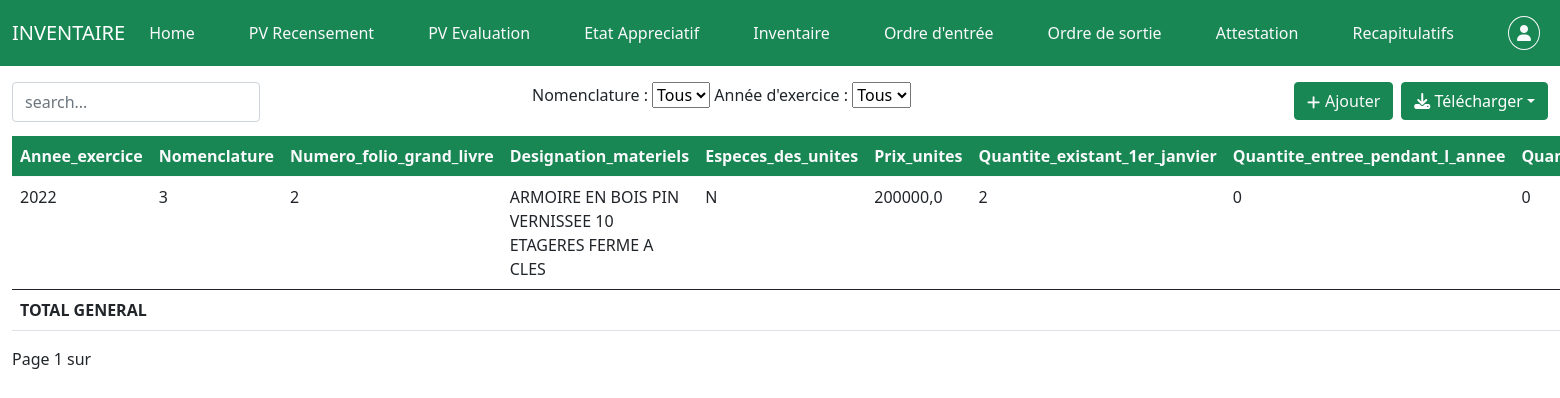
The app's page /inventaire/1 (signed in) with its own data.
### patrimoine/models.py (models this page shows, shortened)
class Inventaire(models.Model):
    Budget = models.CharField(max_length=50, blank=True, null=True)
    imputation_administrative = models.CharField(max_length=50, blank=True, null=True)
    Designation_du_chapitre = models.CharField(max_length=100, blank=True, null=True)
    libelle_article = models.CharField(max_length=100, blank=True, null=True)
    Nom_et_qualite_du_recenseur = models.CharField(max_length=100, blank=True, null=True)
    Nom_et_qualite_du_depositaire_comptable = models.CharField(max_length=250, blank=True, null=True)
    Service = models.ForeignKey(Service, on_delete=models.CASCADE)
    Annee_exercice = models.CharField(max_length=10)
    Nomenclature = models.IntegerField()
    Numero_folio_grand_livre = models.IntegerField()
    Designation_materiels = models.CharField(max_length=250)
    Especes_des_unites = models.CharField(max_length=10)
    Prix_de_l_unite = models.FloatField(default=0.00)
    Quantite_existant_1er_janvier = models.IntegerField(default=0)
    Quantite_entree_pendant_l_annee = models.IntegerField(default=0)
    Quantite_sortie_pendant_l_annee = models.IntegerField(default=0)
    Quantite_reste_31_decembre = models.IntegerField(default=0)
    Decompte = models.FloatField(default=0.00)
    Observation = models.CharField(max_length=250)

### patrimoine/views.py (the view)
# urls.py: path('inventaire/<int:service_id>', Inventaire_table, name="inventaire"),
@login_required
def Inventaire_table(request, service_id):
    service = get_object_or_404(Service, id=service_id)
    inventaires = Inventaire.objects.filter(Service=service)
    selected_nomenclature = request.GET.get('nomenclature')
    selected_annee_exercice = request.GET.get('annee_exercice')
    if selected_nomenclature:
        inventaires = inventaires.filter(Nomenclature=selected_nomenclature)
    if selected_annee_exercice:
        inventaires = inventaires.filter(Annee_exercice=selected_annee_exercice)
    paginator = Paginator(inventaires, 2)
    page_number = request.GET.get('page')
    page_obj = paginator.get_page(page_number)
    recap = inventaires.values('Nomenclature').annotate(
        decompte=Sum('Decompte'),
    ).order_by('Nomenclature')
    Total_general = {
        'total_decompte': recap.aggregate(Sum('decompte'))['decompte__sum'] or 0,
    }
    context = {
        "inventaires": inventaires,
        "recap": recap,
        "Total_general": Total_general,
        "selected_nomenclature": selected_nomenclature,
        "selected_annee_exercice": selected_annee_exercice,
        "service": service,
        "page_obj": page_obj,
    }
    return render(request, "patrimoine/inventaire.html", context)

### patrimoine/templates/patrimoine/inventaire.html (shortened to what this page needs)
{% load static %}
<!DOCTYPE html>
<html lang="en">
<head>
  <link rel="stylesheet" href="{% static 'patrimoine/css/all.min.css' %}">
  <link rel="stylesheet" href="{% static 'patrimoine/css/bootstrap.min.css' %}">
</head>
<body class="d-flex flex-column min-vh-100">
    <nav class="navbar navbar-expand-lg navbar-dark bg-success">
        <div class="container-fluid">
            <a class="navbar-brand" href="#">
                INVENTAIRE
            </a>
            <div class="collapse navbar-collapse" id="navbar1">
                <ul class="navbar-nav me-auto">
                    <li class="nav-item">
                      <a class="nav-link text-light" href="{% url 'afficher_regions' %}">Home</a>
                    </li>
                </ul>
                <ul class="navbar-nav me-auto">
                    <li class="nav-item">
                      <a class="nav-link text-light" href="{% url 'pv_recensement' service.id %}">PV Recensement</a>
                    </li>
                </ul>
                <ul class="navbar-nav me-auto">
                    <li class="nav-item">
                      <a class="nav-link text-light" href="{% url 'pv_evaluation' service.id %}">PV Evaluation</a>
                    </li>
                </ul>
                <ul class="navbar-nav me-auto">
                    <li class="nav-item">
                      <a class="nav-link text-light" href="{% url 'etat_appreciatif' service.id %}">Etat Appreciatif</a>
                    </li>
                </ul>
                <ul class="navbar-nav me-auto">
                    <li class="nav-item">
                      <a class="nav-link text-light" href="{% url 'inventaire' service.id %}">Inventaire</a>
                    </li>
                </ul>
                <ul class="navbar-nav me-auto">
                    <li class="nav-item">
                      <a class="nav-link text-light" href="{% url 'ordre_entree' service.id %}">Ordre d'entrée</a>
                    </li>
                </ul>
                <ul class="navbar-nav me-auto">
                    <li class="nav-item">
                      <a class="nav-link text-light" href="{% url 'ordre_sortie' service.id %}">Ordre de sortie</a>
                    </li>
                </ul>
                <ul class="navbar-nav me-auto">
                    <li class="nav-item">
                      <a class="nav-link text-light" href="{% url 'attestation' service.id %}">Attestation</a>
                    </li>
                </ul>
                <ul class="navbar-nav me-auto">
                    <li class="nav-item">
                      <a class="nav-link text-light" href="{% url 'recapitulatif_inventaire' service.id %}">Recapitulatifs</a>
                    </li>
                </ul>
                {% if user.is_authenticated %}
                <ul class="navbar-nav">
                    <li class="nav-item">
                      <a class="nav-link text-light" href="{% url 'logout' %}" data-bs-toggle="popover" data-bs-trigger="hover" data-bs-content="Se deconnecter"><i class="fas fa-user p-2" style="padding: 2px; border:1px solid; border-radius: 50%;"></i></a>
                    </li>
                </ul>
                {% endif %}
            </div>
        </div>
    </nav>
<div class="container-fluid mt-3">
    <div class="bar row d-flex flex-row">
        <div class="filter col d-flex flex-row" style="height: 5vh;">
            <input type="text" class="form-control" style="width: 50%; height: 5vh; margin-right: 5px;" id="Search" placeholder="search..." name="search">
        </div>
        <div class="col d-flex flex-row">
          <form method="get" action="" id="global-filters-form">
            <label for="nomenclature">Nomenclature :</label>
            <select name="nomenclature" id="nomenclature" onchange="document.getElementById('global-filters-form').submit();">
                <option value="">Tous</option>
            </select>
            <label for="annee_exercice">Année d'exercice :</label>
            <select name="annee_exercice" id="annee_exercice" onchange="document.getElementById('global-filters-form').submit();">
                <option value="">Tous</option>
            </select>
        </form>
        </div>
        <div class=" col bouton me-auto d-flex justify-content-end align-items-right">
            <a class="btn btn-success text-light mb-3 me-2" href="{% url 'ajout_inventaire' service.id %}">Ajouter</a>
            <form method="get" action="{% url 'export_inventaire' service.id %}">
              <div class="dropdown">
                  <button class="btn btn-success dropdown-toggle" data-bs-toggle="dropdown"><i class="fas fa-download"></i> Télécharger</button>
              </div>
          </form>
        </div>
    </div>
    <table class="table table-hover table-reponsive">
      <thead>
        <tr class="bg-success text-light">
          <th>Annee_exercice</th>
          <th>Nomenclature</th>
          <th>Numero_folio_grand_livre</th>
          <th>Designation_materiels</th>
          <th>Especes_des_unites</th>
          <th>Prix_unites</th>
          <th>Quantite_existant_1er_janvier</th>
          <th>Quantite_entree_pendant_l_annee</th>
          <th>Quantite_sortie_pendant_l_annee</th>
        </tr>
      </thead>
    <tbody id="tbody">
            {% for inventaire in inventaires %}
                <tr id="liste" class="table-bordered">
                    <td> {{ inventaire.Annee_exercice }} </td>
                    <td>{{ inventaire.Nomenclature }}</td>
                    <td>{{ inventaire.Numero_folio_grand_livre }}</td>
                    <td>{{ inventaire.Designation_materiels }}</td>
                    <td>{{ inventaire.Especes_des_unites }}</td>
                    <td>{{ inventaire.Prix_de_l_unite }}</td>
                    <td>{{ inventaire.Quantite_existant_1er_janvier }}</td>
                    <td> {{ inventaire.Quantite_entree_pendant_l_annee }} </td>
                    <td>{{ inventaire.Quantite_sortie_pendant_l_annee }}</td>
                </tr>
            {% endfor %}
    </tbody>
    <tfoot>
        <tr>
            <th colspan="10">TOTAL GENERAL</th>
        </tr>
    </tfoot>
    </table>
        <div class="pagination pagination-sm">
                    <span class="current">
                        Page {{ page_obj.number }} sur {{ page_object.paginator.num_pages }}
                    </span>
        </div>
</body>

### records on screen
Inventaire: Annee_exercice "2022", Nomenclature "3", Numero_folio_grand_livre "2", Designation_materiels "ARMOIRE EN BOIS PIN VERNISSEE 10 ETAGERES FERME A CLES", Especes_des_unites "N", Prix_de_l_unite "200000,0", Quantite_existant_1er_janvier "2", Quantite_entree_pendant_l_annee "0", Quantite_sortie_pendant_l_annee "0"

### other values on screen
{{ page_obj.number }} "1"
